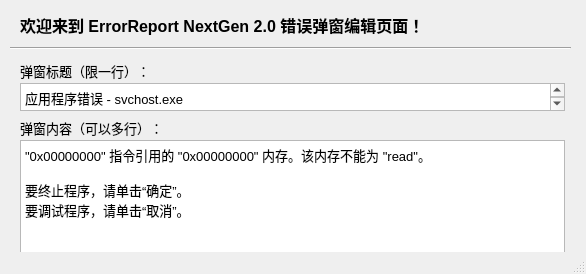
<?xml version="1.0" encoding="UTF-8"?>
<ui version="4.0">
 <class>ErrorReportNext2Class</class>
 <widget class="QMainWindow" name="ErrorReportNext2Class">
  <property name="geometry">
   <rect>
    <x>0</x>
    <y>0</y>
    <width>586</width>
    <height>274</height>
   </rect>
  </property>
  <property name="font">
   <font>
    <pointsize>10</pointsize>
   </font>
  </property>
  <property name="mouseTracking">
   <bool>false</bool>
  </property>
  <property name="focusPolicy">
   <enum>Qt::FocusPolicy::NoFocus</enum>
  </property>
  <property name="windowTitle">
   <string>ErrorReport Editor v_alpha_0.2</string>
  </property>
  <property name="windowIcon">
   <iconset theme="QIcon::ThemeIcon::MailMessageNew"/>
  </property>
  <property name="layoutDirection">
   <enum>Qt::LayoutDirection::LeftToRight</enum>
  </property>
  <widget class="QWidget" name="centralWidget">
   <widget class="QLabel" name="welcomeLabel">
    <property name="geometry">
     <rect>
      <x>20</x>
      <y>10</y>
      <width>431</width>
      <height>31</height>
     </rect>
    </property>
    <property name="font">
     <font>
      <pointsize>12</pointsize>
      <bold>true</bold>
     </font>
    </property>
    <property name="text">
     <string>&lt;html&gt;&lt;head/&gt;&lt;body&gt;&lt;p&gt;欢迎来到 ErrorReport NextGen 2.0 错误弹窗编辑页面！&lt;/p&gt;&lt;/body&gt;&lt;/html&gt;</string>
    </property>
   </widget>
   <widget class="Line" name="line">
    <property name="geometry">
     <rect>
      <x>10</x>
      <y>40</y>
      <width>561</width>
      <height>16</height>
     </rect>
    </property>
    <property name="orientation">
     <enum>Qt::Orientation::Horizontal</enum>
    </property>
   </widget>
   <widget class="QLabel" name="titleLabel">
    <property name="geometry">
     <rect>
      <x>20</x>
      <y>60</y>
      <width>331</width>
      <height>21</height>
     </rect>
    </property>
    <property name="text">
     <string>弹窗标题（限一行）：</string>
    </property>
   </widget>
   <widget class="QPlainTextEdit" name="titleText">
    <property name="geometry">
     <rect>
      <x>20</x>
      <y>83</y>
      <width>545</width>
      <height>28</height>
     </rect>
    </property>
    <property name="plainText">
     <string>应用程序错误 - svchost.exe</string>
    </property>
   </widget>
   <widget class="QLabel" name="contentLabel">
    <property name="geometry">
     <rect>
      <x>20</x>
      <y>117</y>
      <width>331</width>
      <height>21</height>
     </rect>
    </property>
    <property name="text">
     <string>弹窗内容（可以多行）：</string>
    </property>
   </widget>
   <widget class="QPlainTextEdit" name="contentText">
    <property name="geometry">
     <rect>
      <x>20</x>
      <y>140</y>
      <width>545</width>
      <height>113</height>
     </rect>
    </property>
    <property name="plainText">
     <string>&quot;0x00000000&quot; 指令引用的 &quot;0x00000000&quot; 内存。该内存不能为 &quot;read&quot;。

要终止程序，请单击“确定”。
要调试程序，请单击“取消”。</string>
    </property>
   </widget>
  </widget>
  <widget class="QStatusBar" name="statusBar"/>
 </widget>
 <layoutdefault spacing="6" margin="11"/>
 <resources>
  <include location="ErrorReportNext2.qrc"/>
 </resources>
 <connections/>
</ui>
